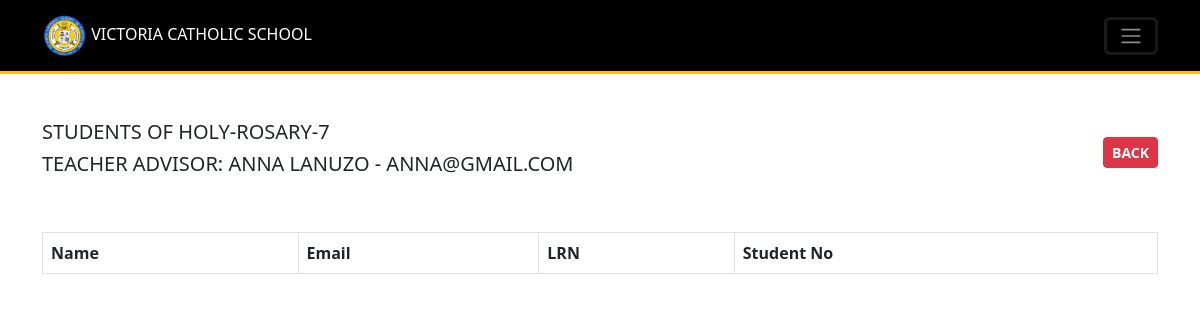
The page /Resources/views/admin/view_certain_class.php?id=28&grade=7 (signed in) on the database as committed earlier.
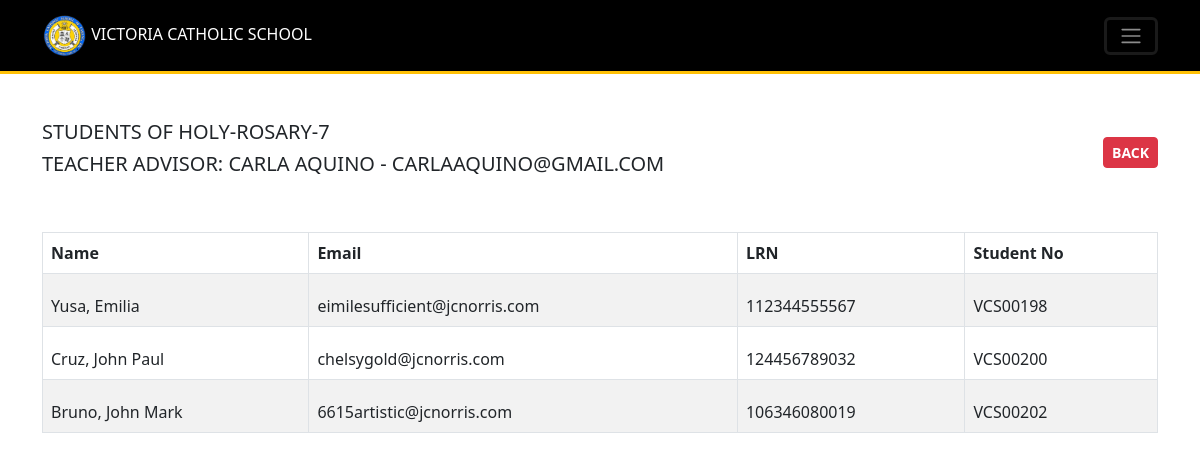
The same page on the database as committed later.
### tables this page shows
CREATE TABLE `sections` (
  `id` int(11) NOT NULL,
  `name` varchar(255) DEFAULT NULL,
  `grade` enum('7','8','9','10','SECTION') DEFAULT NULL,
  `advisory_teacher_id` int(11) NOT NULL DEFAULT 0,
  `created_at` timestamp NOT NULL DEFAULT current_timestamp(),
  `updated_at` timestamp NOT NULL DEFAULT current_timestamp() ON UPDATE current_timestamp()
);

CREATE TABLE `users` (
  `id` int(11) NOT NULL,
  `role` varchar(255) DEFAULT NULL,
  `school_number` varchar(255) DEFAULT NULL,
  `first_name` varchar(255) DEFAULT NULL,
  `middle_name` varchar(255) DEFAULT NULL,
  `last_name` varchar(255) DEFAULT NULL,
  `email` varchar(255) DEFAULT NULL,
  `phone` varchar(20) DEFAULT NULL,
  `lrn` varchar(20) DEFAULT NULL,
  `is_locked` tinyint(1) DEFAULT 0,
  `login_attempts` int(11) NOT NULL DEFAULT 0,
  `gender` enum('Male','Female') DEFAULT NULL,
  `birthday` date DEFAULT NULL,
  `street_no` varchar(100) DEFAULT NULL,
  `street` varchar(255) DEFAULT NULL,
  `village` varchar(500) DEFAULT NULL,
  `barangay` varchar(255) DEFAULT NULL,
  `city_municipality` varchar(500) DEFAULT NULL,
  `province` varchar(255) DEFAULT NULL,
  `zip_code` varchar(100) DEFAULT NULL,
  `occupation` varchar(255) DEFAULT NULL,
  `guardian_type` enum('mother','father','guardian') DEFAULT NULL,
  `password` varchar(255) DEFAULT NULL,
  `remember_token` varchar(100) DEFAULT NULL,
  `created_at` timestamp NOT NULL DEFAULT current_timestamp(),
  `updated_at` timestamp NOT NULL DEFAULT current_timestamp() ON UPDATE current_timestamp()
);

### Backend-routes/admin/includes_get_class_students_route.php (called while the page is built, shortened)
<?php
try {
    require_once $_SERVER['DOCUMENT_ROOT']."/Middleware/CheckIfAdmin.php";
    $gradeID = isset($_GET['grade']) ? $_GET['grade'] : NULL;
    $fileName = "Location: view_classes.php?id=$gradeID";
    require_once $_SERVER['DOCUMENT_ROOT']."/Backend-routes/admin/includes_user_checker_router.php";
    $stmt = $conn->prepare("
    SELECT sections.*, users.first_name, users.last_name, users.email
    FROM sections LEFT JOIN users ON sections.advisory_teacher_id = users.id
    WHERE sections.id = ?");
    $stmt->bind_param("s", $accountID);
    $stmt->execute();
    $result = $stmt->get_result();
    $section = $result->fetch_assoc();
    $role = 'student';
    $stmt = $conn->prepare("
    SELECT users.* FROM users
    LEFT JOIN student_sections ON users.id = student_sections.student_id
    WHERE users.role = ? AND student_sections.section_id = ?");
    $stmt->bind_param("si", $role, $accountID);
    $stmt->execute();
    $students = $stmt->get_result();
} catch (Exception $e) {
    errorSender('error '.$e->getMessage(), $fileName);
}
?>

### Resources/views/admin/view_certain_class.php (the view, shortened to what this page needs)
<?php
require_once $_SERVER['DOCUMENT_ROOT']."/Middleware/CheckIfAdmin.php";
require_once $_SERVER['DOCUMENT_ROOT']."/Backend-routes/admin/includes_get_class_students_route.php";
require_once "../includes/header_layout.php";
function convertTxt($string = null){
  return $string == null ? '' : ucwords(strtolower($string));
}
?>
<body>
    <?php
        include "includes/navbar.php";
     ?>
     <div class="container mt-5">
        <div class="d-flex justify-content-between align-items-center mb-5">
            <div>
                <h5 >STUDENTS OF <?php echo $section['name']."-".$section['grade'] ?> </h5>
                <h5 class="text-uppercase">TEACHER ADVISOR: <?php echo $section['first_name']." ".$section['last_name']." - ".$section['email'] ?></h5>
            </div>
            <div class="btn-group">
                <a href="view_classes.php?id=<?php echo $gradeID ?>" class="btn btn-sm btn-danger fw-bold">BACK</a>
            </div>
        </div>
           <div class="table-responsive">
              <table class="table table-bordered table-striped"  id="sectionsTable">
                <thead>
                  <tr>
                    <th scope="col">Name</th>
                    <th scope="col">Email</th>
                    <th scope="col">LRN</th>
                    <th scope="col">Student No</th>
                  </tr>
                </thead>
                <tbody id="tbody-sections">
                <?php
                  foreach($students as $student){
                    echo "
                      <tr>
                          <td>".convertTxt($student['last_name'].', '.$student['first_name'])." </td>
                          <td>{$student['email']}</td>
                          <td>{$student['lrn']}</td>
                          <td>VCS00{$student['id']}</td>
                      </tr>
                  ";
                  }
                ?>
                </tbody>
              </table>
           </div>
     </div>
</body>
<?php
	require_once "../includes/includes_scripts.php";
?>

Rows that differ between the two databases and show on the page:
changed sections "HOLY-ROSARY": users.first_name "ANNA" → "CARLA"; users.last_name "LANUZO" → "AQUINO"; users.email "ANNA@GMAIL.COM" → "CARLAAQUINO@GMAIL.COM"
added users: last_name+first_name "Yusa, Emilia", email "eimilesufficient@jcnorris.com", lrn "112344555567", id "198"
added users: last_name+first_name "Cruz, John Paul", email "chelsygold@jcnorris.com", lrn "124456789032", id "200"
added users: last_name+first_name "Bruno, John Mark", email "6615artistic@jcnorris.com", lrn "106346080019", id "202"
